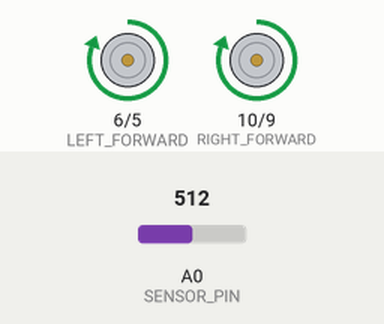
Recording of a sketch running on a simulated Arduino Uno, built with avr-gcc and run on an emulated ATmega328P. Shown: motor-driver pin pairs drawn as motors (green arrow = first pin HIGH = forward, orange = second pin HIGH = backward, longer = more drive). The inputs (shaded band) are chosen by the test bench; at power-on: A0 (SENSOR_PIN) = 512. What the sketch prints to the serial monitor is not drawn.

Above: at 1.2 s.
1.3 s: A0 (SENSOR_PIN) set to 486
At 3.0 s:
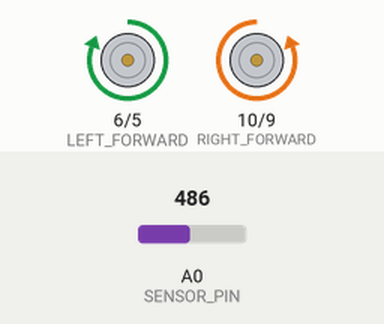
4.3 s: A0 (SENSOR_PIN) set to 510
At 5.5 s:
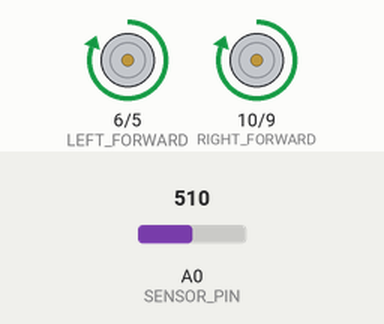
5.8 s: A0 (SENSOR_PIN) set to 490
8.8 s: A0 (SENSOR_PIN) set to 511
At 10.3 s:
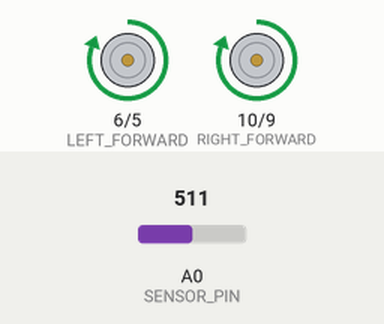
Timing chart, 0 to 11.3 s (numbered marks = the images above; inputs shaded):
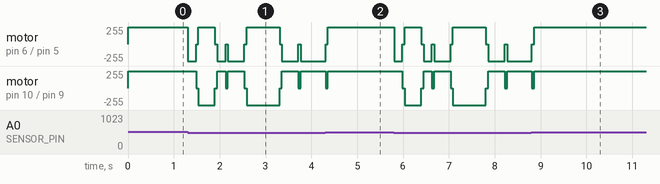

Measured:
- the behaviour switches between 501 and 500 on A0 (SENSOR_PIN) (found by bisection; images 0 and 1)
- after the input at 4.3 s, motor on pin 6 (LEFT_FORWARD) / pin 5 (LEFT_BACK): goes on until 4.4 s, then stays forward 255/255
- after the input at 8.8 s, motor on pin 6 (LEFT_FORWARD) / pin 5 (LEFT_BACK): goes on until 8.9 s, then stays forward 255/255

The sketch:

line_follower.ino
```cpp
// Line Follower Robot - single sensor
// Uses analog sensor on A0 to detect black line
// Controls 4-pin motor driver (L298N or similar)
// Jan Oleksiuk

// Motor pin definitions
const int LEFT_BACK = 5;    // LB
const int LEFT_FORWARD = 6; // LF
const int RIGHT_BACK = 9;   // RB
const int RIGHT_FORWARD = 10; // RF

// Sensor configuration
const int SENSOR_PIN = A0;
const int BLACK_THRESHOLD = 500; // Threshold for black line detection
const int WHITE_VALUE = 30;      // Approximate white surface reading
const int BLACK_VALUE = 1000;    // Approximate black line reading

// Movement timing constants
const int TURN_TIME = 180;       // Base turn duration (ms)
const int PAUSE_TIME = 50;       // Pause between movements (ms)
const int BACKUP_TIME = 500;     // Backup duration when line is lost

// Search pattern multipliers
const int MAX_SEARCH_ATTEMPTS = 3;

void setup() {
  // Initialize motor pins as outputs
  pinMode(LEFT_BACK, OUTPUT);
  pinMode(LEFT_FORWARD, OUTPUT);
  pinMode(RIGHT_BACK, OUTPUT);
  pinMode(RIGHT_FORWARD, OUTPUT);

  // Initialize serial for debugging (optional)
  Serial.begin(9600);
  Serial.println("Line Follower Robot Started");
}

void loop() {
  int sensorValue = analogRead(SENSOR_PIN);

  if (isOnLine(sensorValue)) {
    moveForward();
  } else {
    // Line lost - execute search pattern
    searchForLine();
  }

  delay(10); // Small delay for stability
}

// Check if sensor detects black line
bool isOnLine(int sensorValue) {
  return sensorValue > BLACK_THRESHOLD;
}

// Motor control functions
void moveForward() {
  digitalWrite(LEFT_BACK, LOW);
  digitalWrite(LEFT_FORWARD, HIGH);
  digitalWrite(RIGHT_BACK, LOW);
  digitalWrite(RIGHT_FORWARD, HIGH);
}

void turnLeft(int duration) {
  digitalWrite(LEFT_BACK, HIGH);
  digitalWrite(LEFT_FORWARD, LOW);
  digitalWrite(RIGHT_BACK, LOW);
  digitalWrite(RIGHT_FORWARD, HIGH);
  delay(duration);
}

void turnRight(int duration) {
  digitalWrite(LEFT_BACK, LOW);
  digitalWrite(LEFT_FORWARD, HIGH);
  digitalWrite(RIGHT_BACK, HIGH);
  digitalWrite(RIGHT_FORWARD, LOW);
  delay(duration);
}

void stopMotors() {
  digitalWrite(LEFT_BACK, LOW);
  digitalWrite(LEFT_FORWARD, LOW);
  digitalWrite(RIGHT_BACK, LOW);
  digitalWrite(RIGHT_FORWARD, LOW);
}

void backup() {
  digitalWrite(LEFT_BACK, HIGH);
  digitalWrite(LEFT_FORWARD, LOW);
  digitalWrite(RIGHT_BACK, HIGH);
  digitalWrite(RIGHT_FORWARD, LOW);
  delay(BACKUP_TIME);
}

// Enhanced search pattern when line is lost
void searchForLine() {
  // Try alternating left-right search with increasing distances
  for (int attempt = 1; attempt <= MAX_SEARCH_ATTEMPTS; attempt++) {

    // Turn left with increasing duration
    turnLeft(TURN_TIME * attempt);
    stopMotors();
    delay(PAUSE_TIME);

    if (checkForLine()) return;

    // Turn right with double the duration (to go past center)
    turnRight(TURN_TIME * attempt * 2);
    stopMotors();
    delay(PAUSE_TIME);

    if (checkForLine()) return;

    // Return closer to center for next attempt
    turnLeft(TURN_TIME * attempt);
    stopMotors();
    delay(PAUSE_TIME);

    if (checkForLine()) return;
  }

  // If line still not found after all attempts, backup and try again
  Serial.println("Line lost - backing up");
  backup();
  stopMotors();
  delay(PAUSE_TIME);
}

// Check sensor and continue forward if line is found
bool checkForLine() {
  int sensorValue = analogRead(SENSOR_PIN);

  if (isOnLine(sensorValue)) {
    moveForward();
    return true;
  }
  return false;
}

// Debug function to print sensor values (call in loop if needed)
void debugSensorValue() {
  int sensorValue = analogRead(SENSOR_PIN);
  Serial.print("Sensor: ");
  Serial.print(sensorValue);
  Serial.print(" | Status: ");
  Serial.println(isOnLine(sensorValue) ? "ON LINE" : "OFF LINE");
}
```
